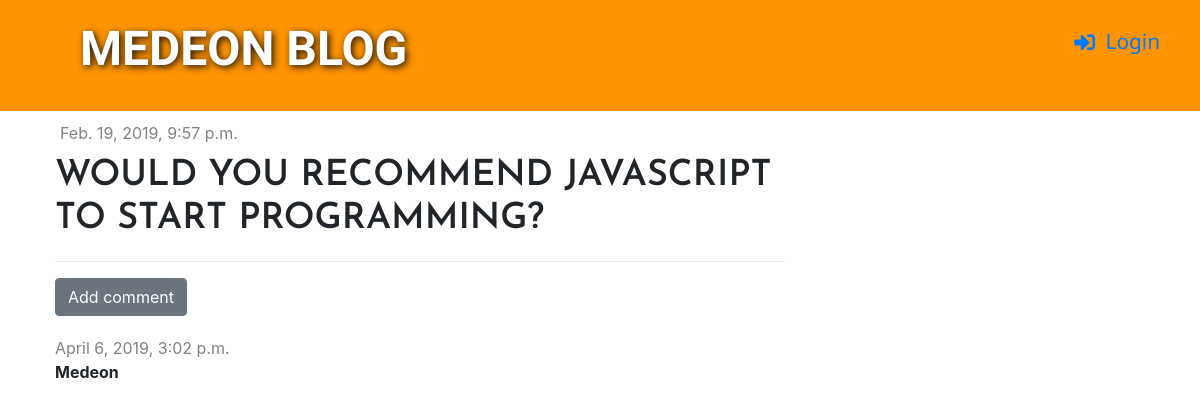
The app's page /post/1/ with its own data.
### blog/models.py (models this page shows, shortened)
class Post(models.Model):
    author = models.ForeignKey('auth.User', on_delete=models.CASCADE)
    title = models.CharField(max_length=200)
    text = models.TextField()
    created_date = models.DateTimeField(default=timezone.now)
    published_date = models.DateTimeField(blank=True, null=True)

class Comment(models.Model):
    post = models.ForeignKey('blog.Post', on_delete=models.CASCADE, related_name='comments')
    author = models.CharField(max_length=200)
    text = models.TextField()
    created_date = models.DateTimeField(default=timezone.now)
    approved = models.BooleanField(default=False)

### blog/views.py (the view)
# urls.py: path('post/<int:pk>/', views.post_detail, name='post_detail'),
def post_detail(request, pk):
    post = get_object_or_404(Post, pk=pk)
    context_dictionary = {'post': post}
    return render(request, 'blog/post_detail.html', context_dictionary)

### blog/templatetags/markdownify.py (called while the page is built)
@register.filter
def markdown(value):
    renderer = HighlightRenderer()
    markdown = mistune.Markdown(renderer=renderer)
    return markdown(value)

### blog/templates/blog/post_detail.html (shortened to what this page needs)
{% extends 'blog/base.html' %}
{% load markdownify %}
{% block content %}
    <div class="post">
        <div class="admin">
        {% if post.published_date %}
            <div class="date">
                {{ post.published_date }}
            </div>
        {% else %}
            <a href="{% url 'post_publish' pk=post.pk %}" class="btn btn-primary" id="publish">Publish</a>
        {% endif %}
        </div>
        <h1>{{ post.title }}</h1>
    </div>
    <hr>
    <a href="{% url 'add_comment_to_post' pk=post.pk %}" class="btn btn-secondary">Add comment</a>
    {% for comment in post.comments.all %}
        {% if user.is_authenticated or comment.approved %}
            <div class="comment">
                <div class="date">
                    {{ comment.created_date }}
                </div>
                <strong>{{ comment.author }}</strong>
            </div>
        {% endif %}
    {% empty %}
        <p>No comments yet ...</p>
    {% endfor %}
{% endblock %}

### blog/static/css/blog.css (style rules this page uses)
.date { color: #828282; }
.admin { padding: 0px 5px 10px 5px; }
.post { margin-top: 10px; margin-bottom: 20px; }
.comment { margin: 20px 0px 20px 0px; }

### records on screen
Post: published_date "Feb. 19, 2019, 9:57 p.m.", title "WOULD YOU RECOMMEND JAVASCRIPT TO START PROGRAMMING?"
Comment: created_date "April 6, 2019, 3:02 p.m.", author "Medeon"
